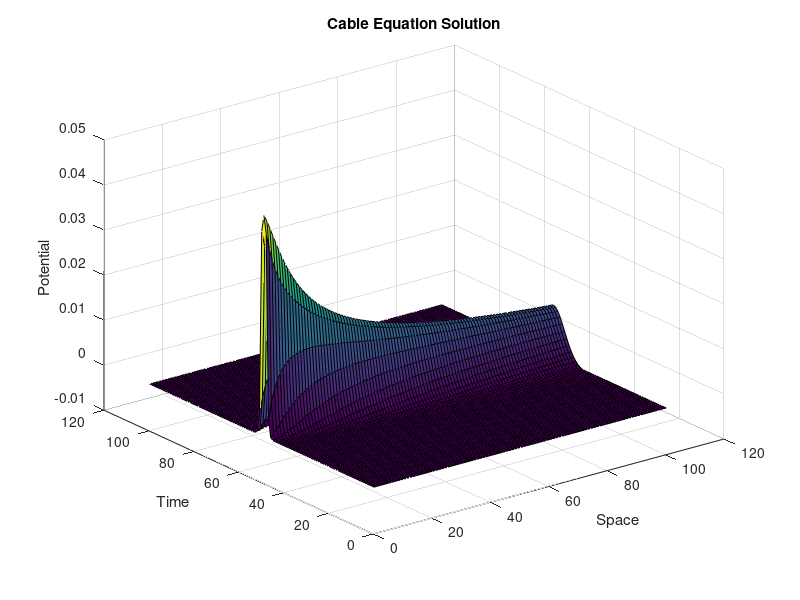

The MATLAB script that drew this image:

m=100;
n=m;
d=2*10^-4; 
L=4*10^-2;
T=10^-2;
h=L/m;
k=T/n;
r_el=7*10^-4;

A=zeros(m+1,m+1);
b=zeros(m+1,1);
w=zeros(m+1,1);
W=zeros(m+1,m+1);   % Mesh (matrix) layerið til að plotta í 3D

al=d*k/h^2;
be=-2*d*k/h^2-k-1;

A(1,1)=1;
A(m+1,m+1)=1;

for i=2:m
       A(i,i-1)=1*al;
       A(i,i)=1*be;
       A(i,i+1)=1*al;
end

b(1)=0;    %Setjum vinstra jaðargildið í 0
b(m+1)=0;  %Setjum hægra jaðargildin í 0

for j=1:n
    for i=2:m
       if j==1
           if abs(i*h-L/2)<=r_el
               b(i)=-0.05;  % Upphafsgildi
           else
               b(i)=0;     % Upphafsgildi
           end
       end
       if j>1
           %b(1)=w(1)
           b(i)=-w(i);      % Upphafsgildin 
           %b(m+1)=w(m+1)
       end
    end
    % b(1)=0;    %Setjum vinstra jaðargildið í 0
    %b(m+1)=0;  %Setjum hægra jaðargildin í 0
    w=A'\b;
    W(:,j)=w
end

% Plotting the results
surf(W);
xlabel('Space');
ylabel('Time');
zlabel('Potential');
title('Cable Equation Solution');
